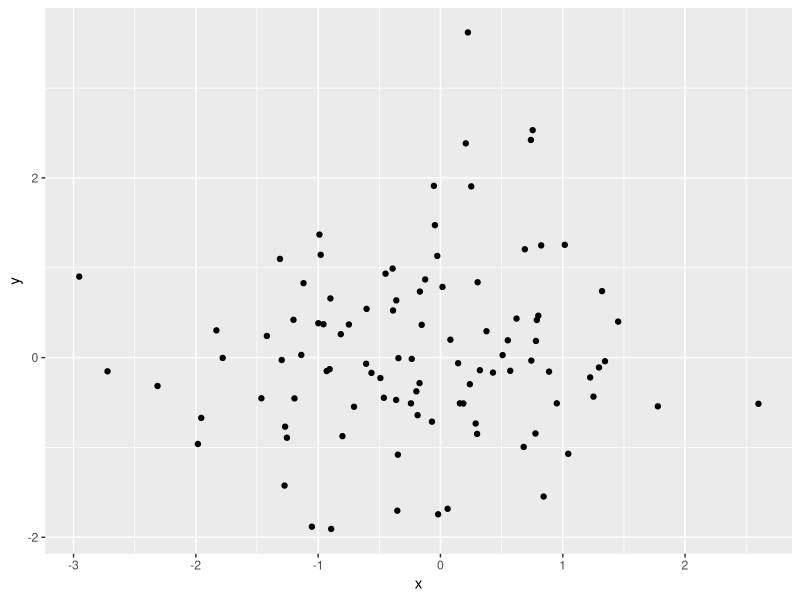
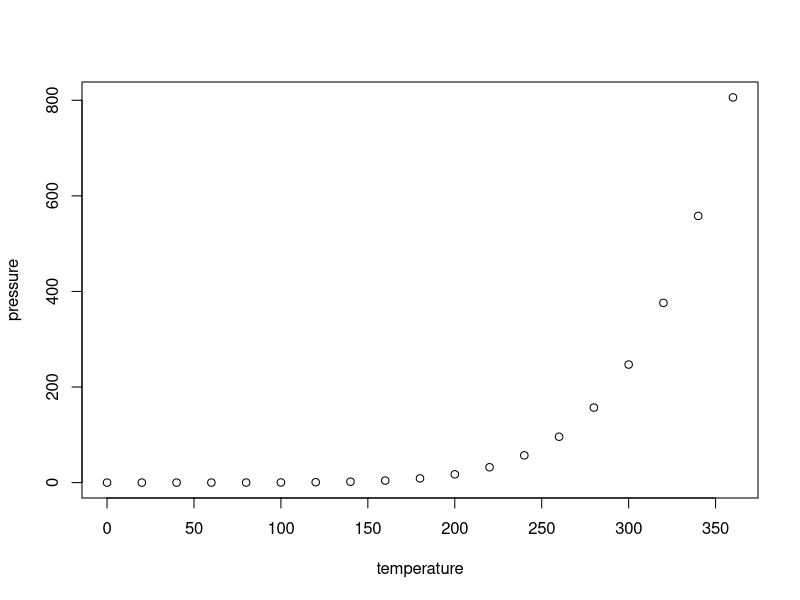

Reproduce these figures in R, in order.
## ---- chunk 1
library(ggplot2)
#buat data frame contoh 
data <- data.frame (x = rnorm(100), y = rnorm(100))
#buat plot titik
ggplot(data, aes(y = y, x = x))+
  geom_point()
## ---- chunk 2
knitr::opts_chunk$set(echo = TRUE)
## ---- chunk 3
summary(cars)
## ---- chunk 4
plot(pressure)
